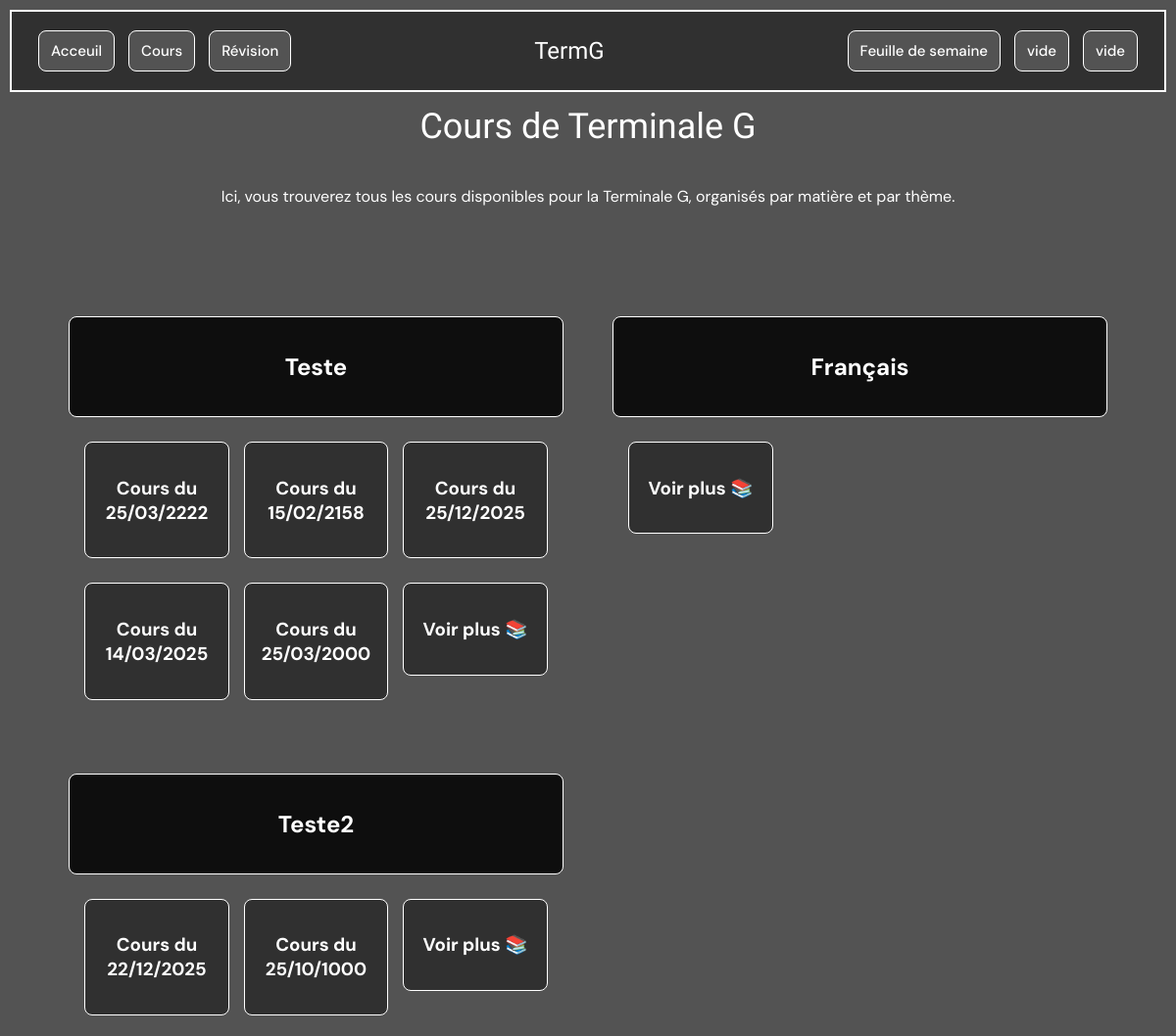
/cours/, run on an earlier commit of the app's database.
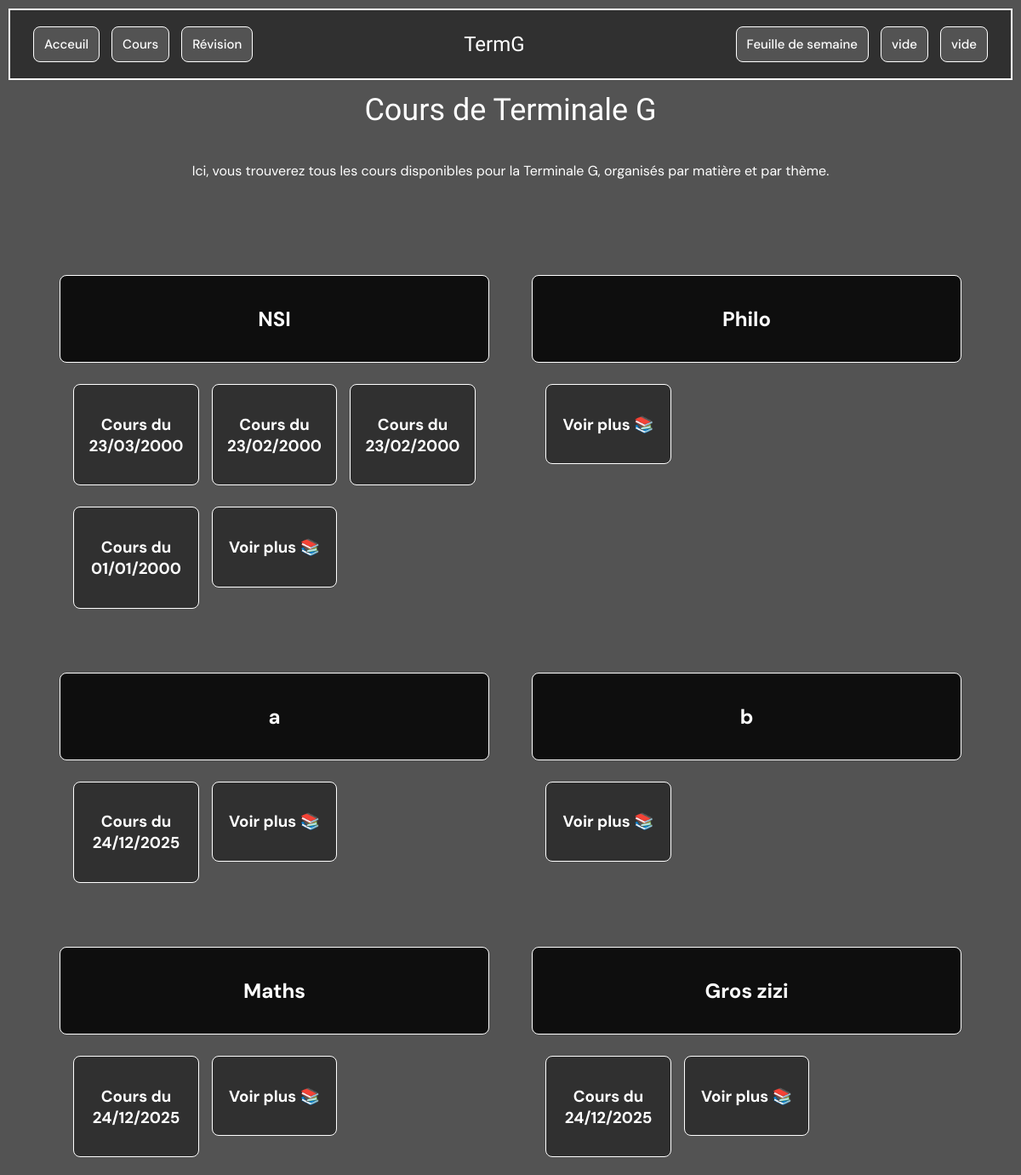
And on a later commit of the database.
### tables this page shows
CREATE TABLE matiere (
    id_matiere INTEGER PRIMARY KEY AUTOINCREMENT,
    nom TEXT NOT NULL UNIQUE
);

CREATE TABLE cours (
    id_cours INTEGER PRIMARY KEY AUTOINCREMENT,
    title TEXT NOT NULL,
    date TEXT NOT NULL,
    contenu TEXT NOT NULL,
    auteur TEXT NOT NULL,
    id_matiere INTEGER NOT NULL,
    FOREIGN KEY (id_matiere) REFERENCES matiere(id_matiere)
        ON DELETE CASCADE
);

### server.py (the view)
@app.route("/cours/", methods=["GET"])
def cours():
    cours = {}
    matieres = get_matieres()
    for matiere in matieres:
        cours[matiere["id_matiere"]] = get_cours_by_matiere(matiere["id_matiere"])
    return render_template("cours/index.html" , matieres=matieres, cours=cours)

### db/cours_service.py (called while the page is built)
def get_cours_by_matiere(id_matiere):
    db = get_db()
    cours = db.execute(
        "SELECT * FROM cours WHERE id_matiere = ? ORDER BY date DESC",
        (id_matiere,)
    ).fetchall()
    db.close()
    return cours

### db/db.py (called while the page is built)
def get_db() -> sqlite3.Connection:
    conn = sqlite3.connect(DB_PATH)
    conn.row_factory = sqlite3.Row
    return conn

### db/matiere_service.py (called while the page is built)
def get_matieres():
    db = get_db()
    matieres = db.execute("SELECT * FROM matiere").fetchall()
    db.close()
    if matieres is None:
        return []
    return matieres

### server.py (called while the page is built)
@app.template_filter('format_date')
def format_date(value, format="%d/%m/%Y"):
    from datetime import datetime
    return datetime.strptime(value, "%Y-%m-%d").strftime(format)

### templates/cours/index.html (shortened to what this page needs)
<!DOCTYPE html>
<html lang="en">
<head>
    <link rel="stylesheet" href="/static/style.css">
</head>
<body>
    <header class="header load">
        <nav class="header_links">
            <a href="../" class="header__link">Acceuil</a>
            <a href="" class="header__link">Cours</a>
            <a href="../revision/" class="header__link">Révision</a>
        </nav>
        <h1 class="header_title">TermG</h1>
        <nav class="header_links">
            <a href="" class="header__link">Feuille de semaine</a>
            <a href="" class="header__link">vide</a>
            <a href="" class="header__link">vide</a>
        </nav>
    </header>
    <main>
        <h1 class="cours_title">
            Cours de Terminale G
        </h1>
        <p class="cours_subtitle">
            Ici, vous trouverez tous les cours disponibles pour la Terminale G, organisés par matière et par thème.
        </p>
        <section class="cours_list">
            <ul class="cours-matieres_list">
                {% for matiere in matieres %}
                <li class="cours-matiere" id="{{ matiere['id_matiere'] }}">
                    <a class="matiere-link" href="{{ url_for('matiere', id_matiere=matiere['id_matiere']) }}">
                        <h2 class="matiere-name">{{ matiere['nom'] }}</h2>
                    </a>
                    <ul class="matiere-cours">
                    {% for c in cours[matiere['id_matiere']][:5] %}
                        <li class="cours-item">
                            <a class="cours-link" href="{{ url_for('cour', id_cours=c['id_cours']) }}">
                                <h3 class="cours-content">Cours du {{ c['date']|format_date }}</h3>
                            </a>
                        </li>
                    {% endfor %}
                    <li class="cours-item">
                        <a href="{{ url_for('matiere', id_matiere=matiere['id_matiere']) }}" class="cours-link">
                            <h3 class="cours-content">Voir plus 📚</h3>
                        </a>
                    </li>
                    </ul>
                </li>
                {% endfor %}
            </ul>
        </section>
    </main>
</body>
</html>

### static/style.css (style rules this page uses)
:root { --bg-color: #535353; --second-color : #0e0e0e; --inverse-color: #bebebe; --color : #303030; --color-black: #ffffff; --hover-diff: 2px; --basic-shadow : 0 2px 8px hsl(from var(--inverse-color) h s l / 0.5); --inverse-shadow : 0 calc(2px + var(--hover-diff)) 8px hsl(from var(--inverse-color) h s l / 0.5); --br-normal: 8px; --br-large: 20px; }
* { color: var(--color-black); }
body { margin: 0; font-family: 'DM Sans', sans-serif; background-color: var(--bg-color); display: flex; flex-direction: column; min-height: 100vh; }
main { display: flex; flex-direction: column; align-items: center; color: var(--inverse-color); text-align: center; }
.header_title { font-family: 'Limelight', cursive; color: var(--color-black); font-weight: 200; margin: 0; transition: font-size 0.3s ease 0.2s; }
.header_links { display: flex; }
main { transition: opacity 0.3s ease; }
h1 { font-size: 36px; font-family: "Limelight", cursive; font-weight: 100; }
.cours_list { display: flex; flex-direction: column; align-items: left; margin-top: 5vh; width: 90vw; }
ul.cours-matieres_list { list-style-type: none; padding: 0; width: 100%; display: grid; grid-template-columns: repeat(2, 1fr); gap: 30px; }
li.cours-matiere { margin-top: 30px; display: flex; flex-direction: column; align-items: center; }
ul.matiere-cours { list-style-type: none; padding: 0; width: 90%; margin-top: 10px; display: grid; grid-template-columns: repeat(3, 1fr); gap: 15px; }
.cours-item { margin: 5px 0; width: auto; }

What changed in the data, as far as the page shows it:
removed cours: date "25/03/2222", shown under matiere "Teste"
removed cours: date "15/02/2158", shown under matiere "Teste"
removed cours: date "25/12/2025", shown under matiere "Teste"
removed cours: date "14/03/2025", shown under matiere "Teste"
removed cours: date "25/03/2000", shown under matiere "Teste"
removed cours: date "22/12/2025", shown under matiere "Teste2"
removed cours: date "25/10/1000", shown under matiere "Teste2"
changed matiere: nom "Teste" → "NSI"
added cours: date "23/03/2000", shown under matiere "NSI"
added cours: date "23/02/2000", shown under matiere "NSI"
added cours: date "23/02/2000", shown under matiere "NSI"
added cours: date "01/01/2000", shown under matiere "NSI"
changed matiere: nom "Français" → "Philo"
added matiere: nom "a"
added cours: date "24/12/2025", shown under "a"
added matiere: nom "b"
changed matiere: nom "Teste2" → "Maths"
added cours: date "24/12/2025", shown under matiere "Maths"
added matiere: nom "Gros zizi"
added cours: date "24/12/2025", shown under "Gros zizi"
